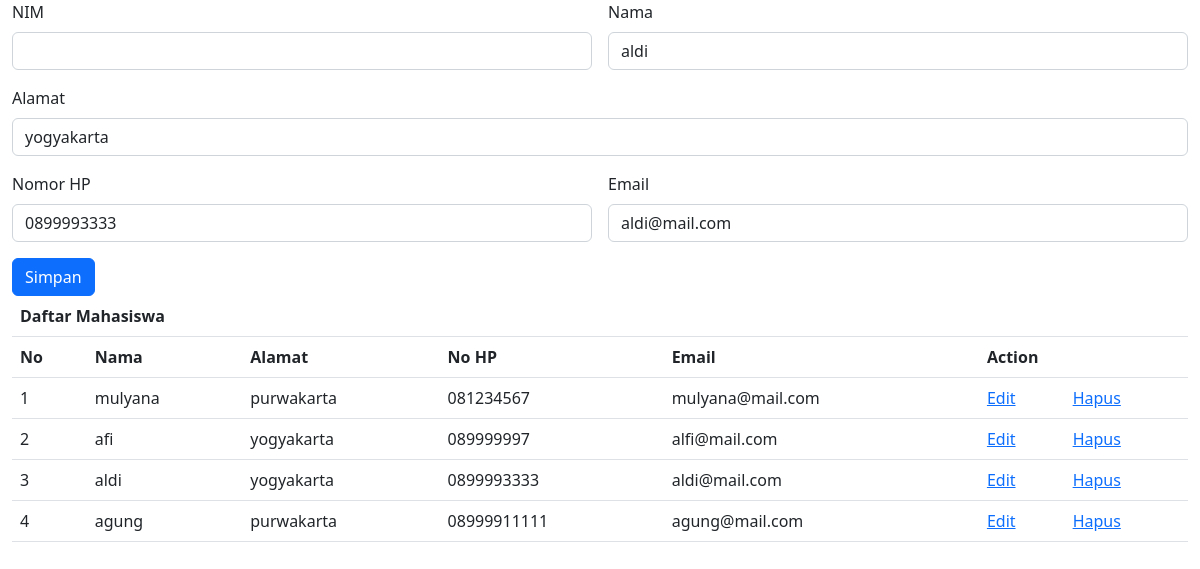
Page /?edit=3 on the committed database.
### tables this page shows
CREATE TABLE `mhs` (
  `id` int(11) NOT NULL,
  `nama` varchar(255) DEFAULT NULL,
  `alamat` text DEFAULT NULL,
  `nohp` varchar(255) DEFAULT NULL,
  `email` varchar(255) DEFAULT NULL
);

### index.php (the view, shortened to what this page needs)
<?php
require_once 'connection.php';
$getData = mysqli_query($conn, "SELECT * FROM mhs");
if (isset($_GET['edit'])) {
    $idEdit = $_GET['edit'];
    $getDataEdit = mysqli_query($conn, "SELECT * FROM mhs WHERE id = $idEdit");
}
?>
<!DOCTYPE html>
<html lang="en">
<head>
    <link href="https://cdn.jsdelivr.net/npm/bootstrap@5.2.2/dist/css/bootstrap.min.css" rel="stylesheet"
 />
    <link rel="stylesheet" href="css/style.css">
</head>
<body class="container-fluid">
    <?php
    if (isset($_GET['edit'])) {
        while ($data = mysqli_fetch_array($getDataEdit)) { ?>
    <form action="edit.php" method="POST" class="row g-3">
        <div class="col-md-6">
            <label for="nim" class="form-label">NIM</label>
            <input type="text" class="form-control" name="nim" id="nim" value="<?= $data['nim'] ?>" />
        </div>
        <div class="col-md-6">
            <label for="nama" class="form-label">Nama</label>
            <input type="text" class="form-control" name="nama" id="nama" value="<?= $data['nama'] ?>" />
        </div>
        <div class="col-md-12">
            <label for="alamat" class="form-label">Alamat</label>
            <input type="text" class="form-control" name="alamat" id="alamat" value="<?= $data['alamat'] ?>" />
        </div>
        <div class="col-md-6">
            <label for="nomorhp" class="form-label">Nomor HP</label>
            <input type="text" class="form-control" name="nohp" id="nohp" value="<?= $data['nohp'] ?>" />
        </div>
        <div class="col-md-6">
            <label for="email" class="form-label">Email</label>
            <input type="text" class="form-control" name="email" id="email" value="<?= $data['email'] ?>" />
        </div>
        <div class="col-md-1">
            <button class="btn btn-primary" type="submit" name="submit">
                Simpan
            </button>
        </div>
    </form>
    <?php }; ?>
    <?php } ?>
    <table class="table">
        <thead>
            <tr>
                <th colspan="7">Daftar Mahasiswa</th>
            </tr>
            <tr>
                <th scope="col">No</th>
                <th scope="col">Nama</th>
                <th scope="col">Alamat</th>
                <th scope="col">No HP</th>
                <th scope="col">Email</th>
                <th scope="col" colspan="2">Action</th>
            </tr>
        </thead>
        <tbody>
            <?php
            $num = 1;
            while ($data = mysqli_fetch_array($getData)) {
            ?>
            <tr class="table-row">
                <td><?= $num ?></td>
                <td><?= $data["nama"] ?></td>
                <td><?= $data["alamat"] ?></td>
                <td><?= $data["nohp"] ?></td>
                <td><?= $data["email"] ?></td>
                <td>
                    <a href="?edit=<?= $data['id'] ?>">Edit</a>
                </td>
                <?php
                    echo "<td>";
                    echo "<a href='delete.php?id=$data[id]'>Hapus</a></td></tr>";
                    ?>
            <?php $num++; ?>
            <?php } ?>
        </tbody>
    </table>
</body>
</html>

### rows in the picture
mhs: nama "aldi", alamat "yogyakarta", nohp "0899993333", email "aldi@mail.com"
mhs: nama "mulyana", alamat "purwakarta", nohp "081234567", email "mulyana@mail.com"
mhs: nama "afi", alamat "yogyakarta", nohp "089999997", email "alfi@mail.com"
mhs: nama "agung", alamat "purwakarta", nohp "08999911111", email "agung@mail.com"
